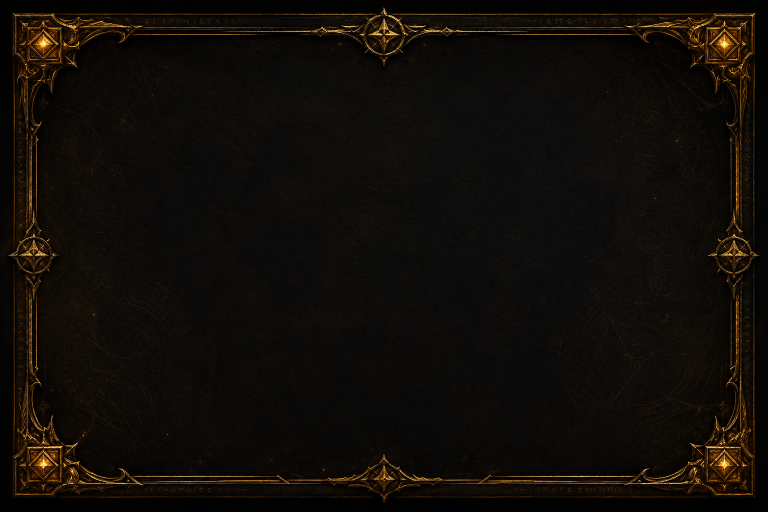
#> input picture Design/Moldura mágica medieval - Normal.png, 1536 x 1024 px, found by its file name (shown at 1/2 size)
$ python process_assets.py
#> lines starting #> are read from the running program, lines starting #| are printed output that depends on the picture
import os
import glob
from PIL import Image

def make_transparent(img_path, out_path, max_dim=800):
#> called with out_path = 'public/ui/moldura-normal.png', max_dim = 600
    print(f"Processing {img_path}...")
    img = Image.open(img_path).convert("RGBA")

    # Process pixels to create high-quality alpha channel
    data = img.getdata()
    newData = []
    for item in data:
        r, g, b, a = item
        # Use maximum of R, G, B as intensity for keying
        intensity = max(r, g, b)

        # Smooth alpha blending for dark backgrounds
        if intensity < 12:
            newData.append((0, 0, 0, 0))
        elif intensity < 55:
            # Interpolate alpha smoothly from 0 to 255
            alpha = int((intensity - 12) / (55 - 12) * 255)
            # Re-scale the colors slightly to avoid a black halo
            factor = 255.0 / max(intensity, 1)
            nr = min(int(r * factor), 255)
            ng = min(int(g * factor), 255)
            nb = min(int(b * factor), 255)
            newData.append((nr, ng, nb, alpha))
        else:
            newData.append((r, g, b, 255))
#> this loop made 1572864 passes
#> (item, r, g, b, intensity) on passes 1 to 3: ((1, 0, 0, 255), 1, 0, 0, 1), ((1, 0, 0, 255), 1, 0, 0, 1), ((1, 0, 0, 255), 1, 0, 0, 1)
#> after the loop, newData = 1572864 items

    img.putdata(newData)
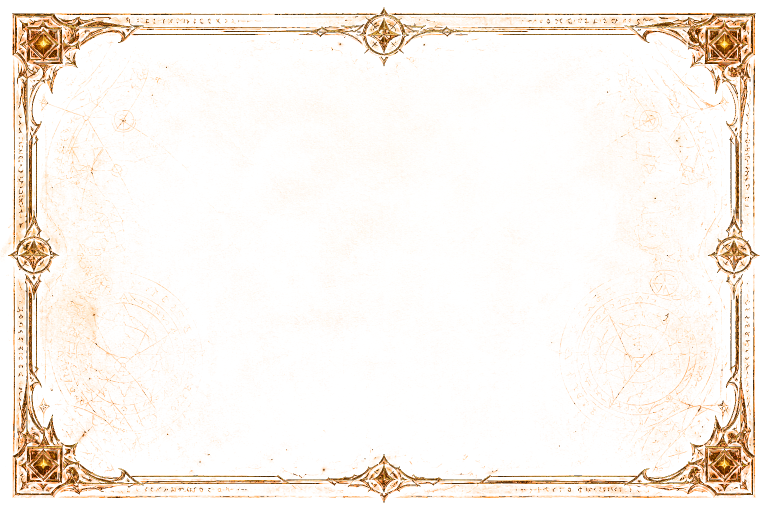
#> img: PIL image 1536x1024 RGBA (shown at 1/2 size); mean R, G, B, A 148.6, 116.6, 84.3, 24.8; transparent parts drawn white

    # Crop to bounding box to remove extra padding around the frame
    bbox = img.getbbox()
#> bbox = (0, 14, 1520, 1006)
    if bbox:
        img = img.crop(bbox)
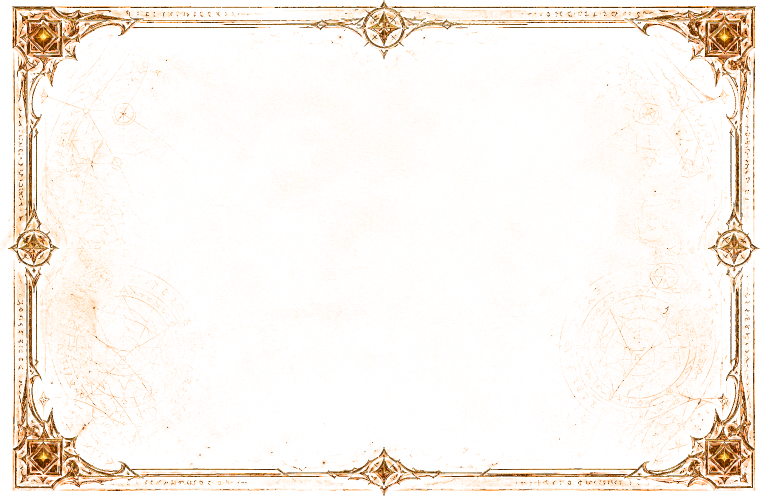
#> img: PIL image 1520x992 RGBA (shown at 1/2 size); mean R, G, B, A 155, 121.6, 87.9, 25.9; transparent parts drawn white

    # Resize down to make it lightweight for web
    img.thumbnail((max_dim, max_dim), Image.Resampling.LANCZOS)
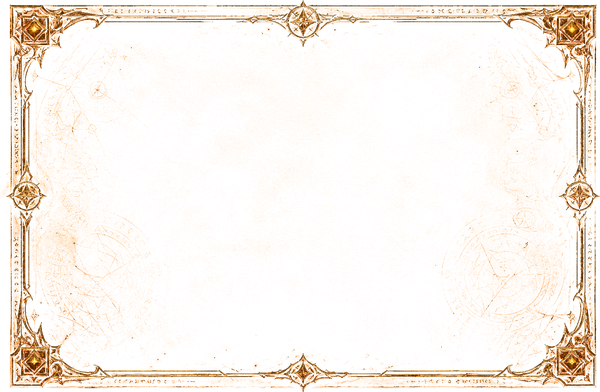
#> img: PIL image 600x392 RGBA; mean R, G, B, A 195, 156.1, 111.2, 26.3; transparent parts drawn white
    img.save(out_path, "PNG")
    print(f"Successfully saved transparent image to {out_path} with size {img.size}")
#| Successfully saved transparent image to public/ui/moldura-normal.png with size (600, 392)

def process_all():
    os.makedirs("public/ui", exist_ok=True)

    # Process the medieval frames
    frames = {
        "Design/Moldura mágica medieval - Normal.png": "public/ui/moldura-normal.png",
        "Design/Moldura mágica medieval - Rara.png": "public/ui/moldura-rara.png",
        "Design/Moldura mágica medieval - Épica.png": "public/ui/moldura-epica.png",
        "Design/Moldura mágica medieval - Exotica.png": "public/ui/moldura-exotica.png",
    }

    for src, dst in frames.items():
        if os.path.exists(src):
            make_transparent(src, dst, max_dim=600)
        else:
            print(f"Warning: Source file {src} not found!")
#> pass 2 of the loop in process_all, `for src, dst in frames.items():`:
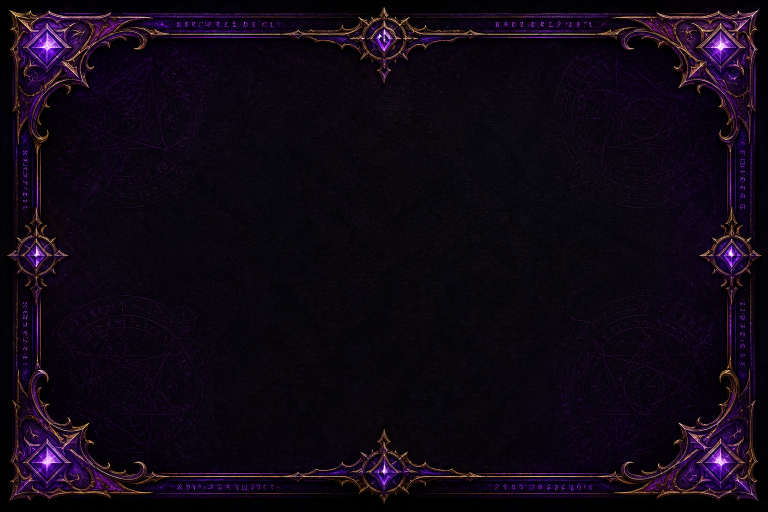
#> input picture Design/Moldura mágica medieval - Rara.png, 1536 x 1024 px, found by its file name (shown at 1/2 size)
#> the loop in make_transparent (call 2), `for item in data:` made 1572864 passes
#> (item, r, g, b, intensity) on passes 1 to 3: ((1, 1, 1, 255), 1, 1, 1, 1), ((0, 0, 0, 255), 0, 0, 0, 0), ((0, 0, 0, 255), 0, 0, 0, 0)
#> in make_transparent (call 2), `img.putdata(newData)`:
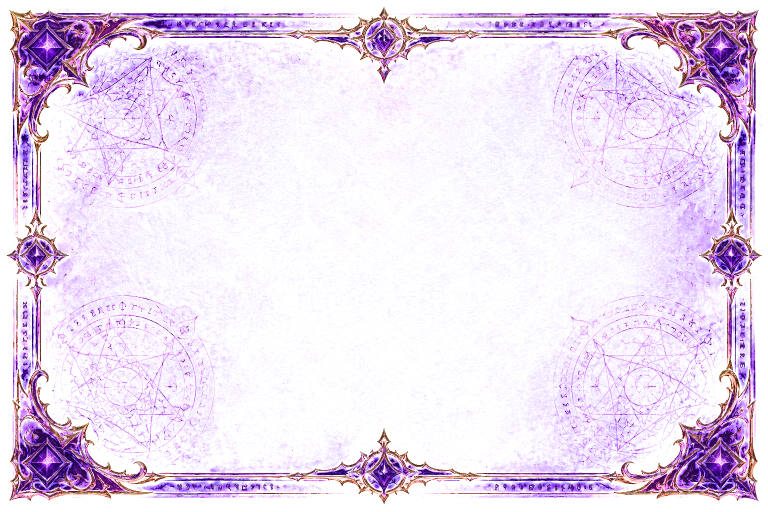
#> img: PIL image 1536x1024 RGBA (shown at 1/2 size); mean R, G, B, A 113.1, 54.3, 163.5, 44.6; transparent parts drawn white
#> in make_transparent (call 2), `img.thumbnail((max_dim, max_dim), Image.Resampling.LANCZOS)`:
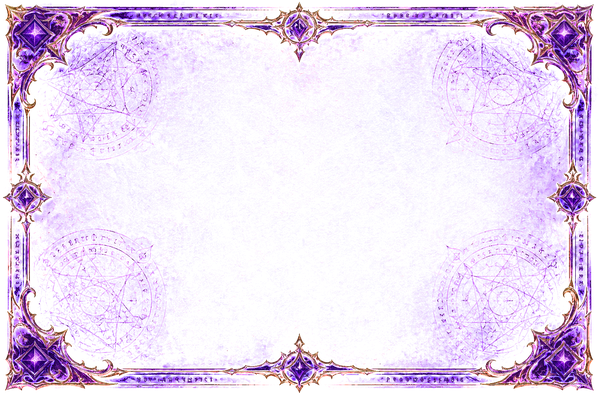
#> img: PIL image 600x393 RGBA; mean R, G, B, A 142.1, 75.3, 194.6, 46.2; transparent parts drawn white
#| Successfully saved transparent image to public/ui/moldura-rara.png with size (600, 393)
#> pass 3 of the loop in process_all, `for src, dst in frames.items():`:
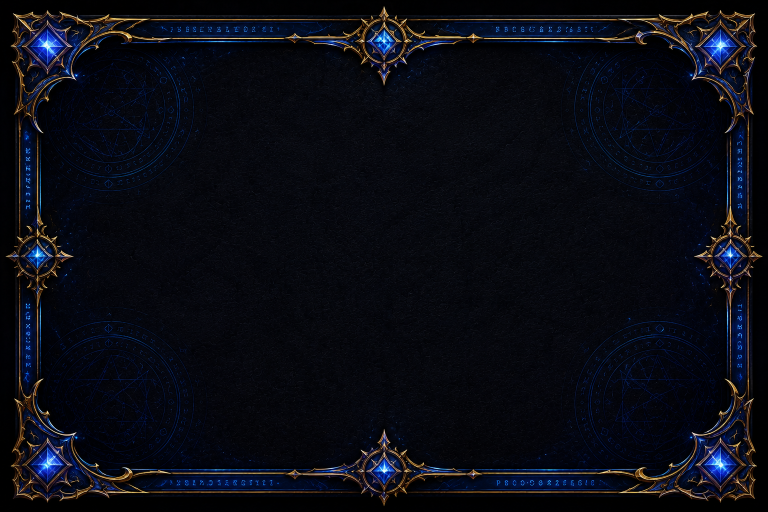
#> input picture Design/Moldura mágica medieval - Épica.png, 1536 x 1024 px, found by its file name (shown at 1/2 size)
#> the loop in make_transparent (call 3), `for item in data:` made 1572864 passes
#> item on passes 1 to 3: (0, 0, 0, 255), (0, 0, 0, 255), (0, 0, 0, 255)
#> in make_transparent (call 3), `img.putdata(newData)`:
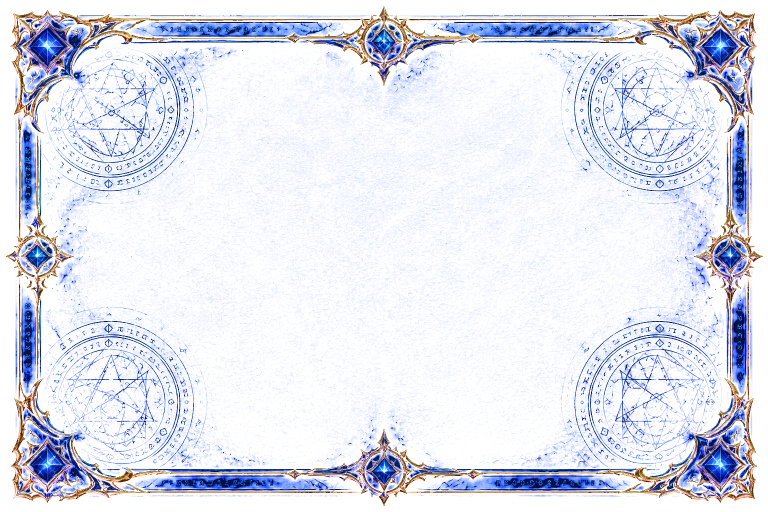
#> img: PIL image 1536x1024 RGBA (shown at 1/2 size); mean R, G, B, A 54.8, 69.8, 139, 42.4; transparent parts drawn white
#> in make_transparent (call 3), `img.thumbnail((max_dim, max_dim), Image.Resampling.LANCZOS)`:
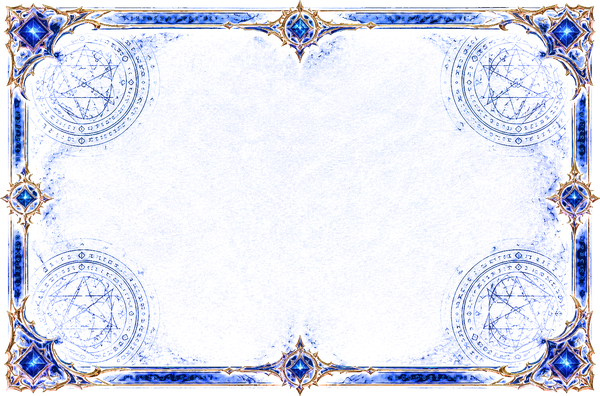
#> img: PIL image 600x396 RGBA; mean R, G, B, A 80.4, 101.4, 182.3, 44.6; transparent parts drawn white
#| Successfully saved transparent image to public/ui/moldura-epica.png with size (600, 396)
#> the loop made 4 passes; the first 3 are shown

    # Check if we should also recreate the other sidebar dividers!
    # Wait, can we crop and make transparent the 'Divisor ornamental com COMPÊNDIO.png'?
    divisor_src = "Design/Divisor ornamental com COMPÊNDIO.png"
    if os.path.exists(divisor_src):
        # Let's crop the text part or make it transparent!
        # Let's save a clean version of the divisor
        make_transparent(divisor_src, "public/ui/divisor-base.png", max_dim=400)
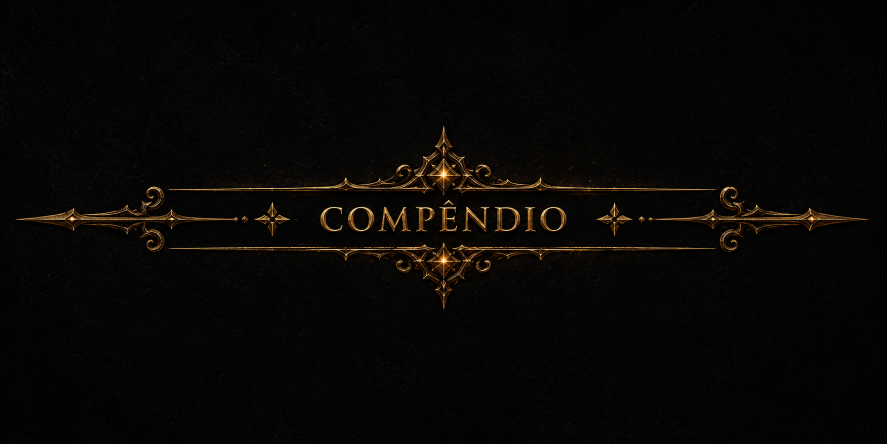
#> input picture Design/Divisor ornamental com COMPÊNDIO.png, 1774 x 887 px, found by its file name (shown at 1/2 size)
#> the loop in make_transparent (call 5), `for item in data:` made 1573538 passes
#> item on passes 1 to 3: (3, 3, 3, 255), (2, 2, 2, 255), (3, 3, 3, 255)
#> in make_transparent (call 5), `img.putdata(newData)`:
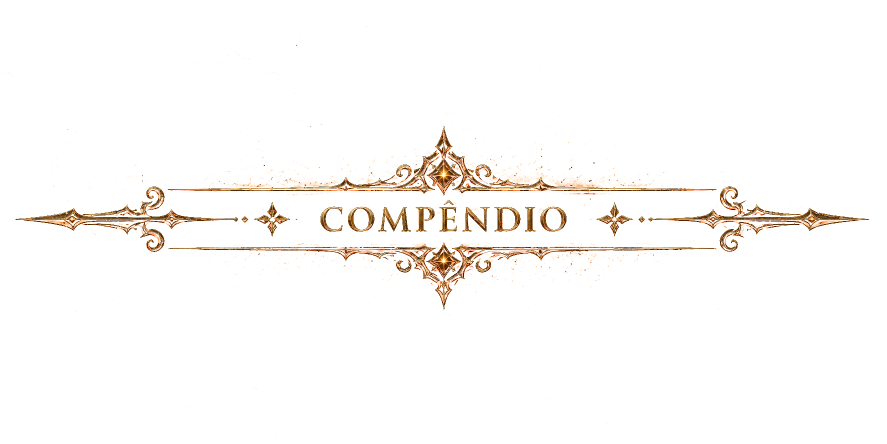
#> img: PIL image 1774x887 RGBA (shown at 1/2 size); mean R, G, B, A 14, 9.6, 5.8, 8.6; transparent parts drawn white
#> in make_transparent (call 5), `img = img.crop(bbox)`:
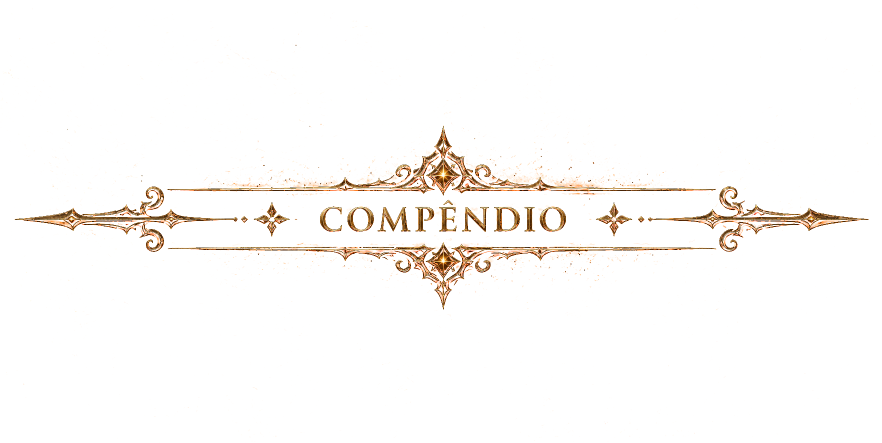
#> img: PIL image 1764x886 RGBA (shown at 1/2 size); mean R, G, B, A 14.1, 9.7, 5.9, 8.7; transparent parts drawn white
#> in make_transparent (call 5), `img.thumbnail((max_dim, max_dim), Image.Resampling.LANCZOS)`:
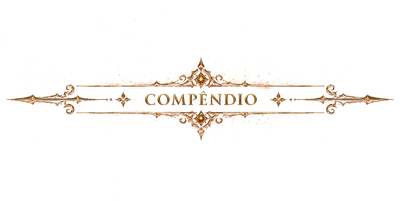
#> img: PIL image 400x201 RGBA; mean R, G, B, A 44.8, 35.7, 26.3, 9; transparent parts drawn white
#| Successfully saved transparent image to public/ui/divisor-base.png with size (400, 201)

if __name__ == "__main__":
    process_all()
